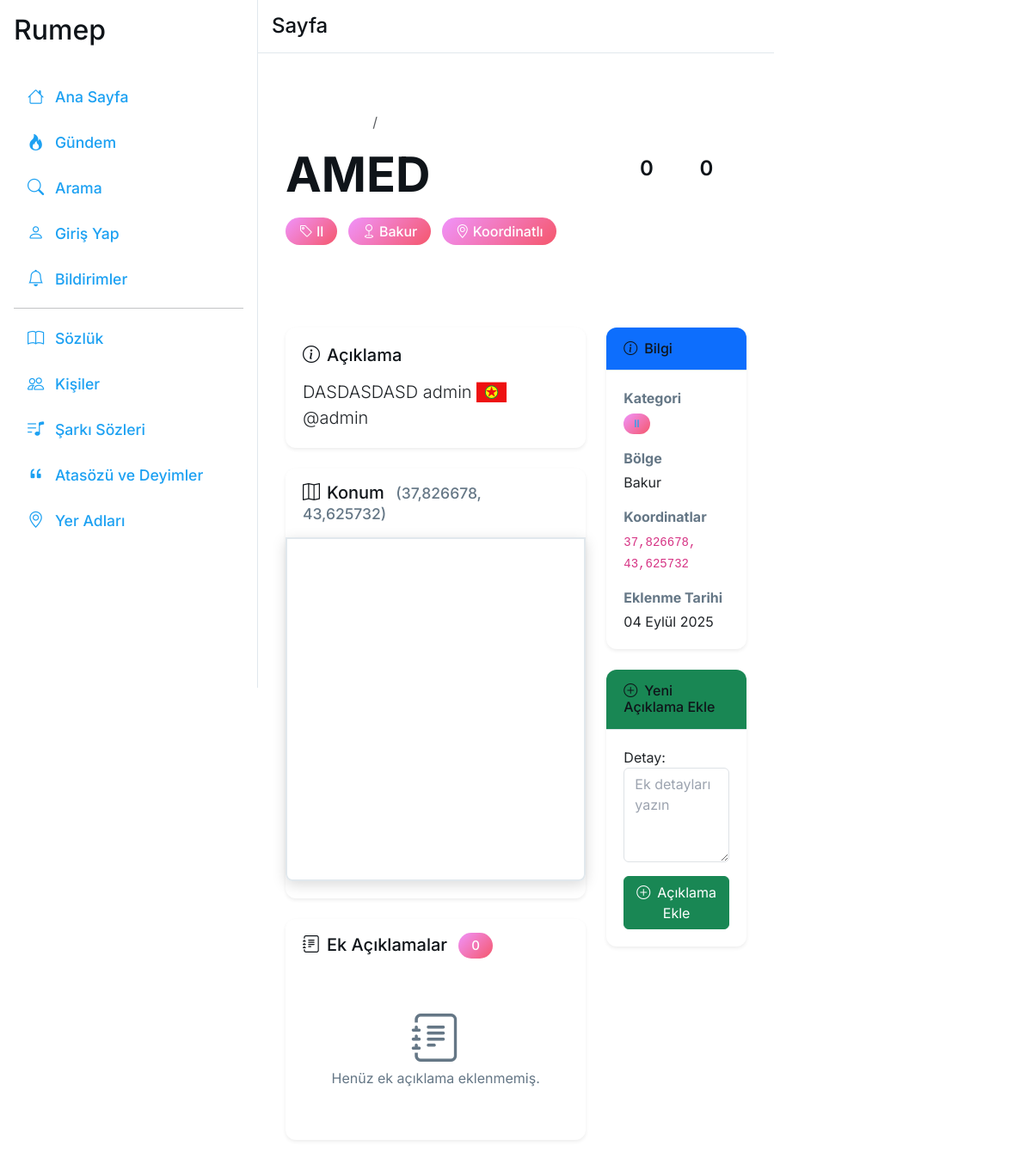
The page /yer-adi/1/ on the database its author committed.
### main/models.py (models this page shows, shortened)
class YerAdi(models.Model):
    ad = models.CharField(max_length=100, db_index=True)
    detay = models.TextField(max_length=5000, blank=True)
    kategori = models.CharField(
        max_length=20,
        choices=[
            ('il', _('İl/Şehir')),
            ('ilce', _('İlçe')),
            ('kasaba', _('Kasaba')),
            ('belde', _('Belde')),
            ('koy', _('Köy')),
        ],
        verbose_name=_('Kategori')
    )
    bolge = models.CharField(
        max_length=20,
        choices=[
            ('bakur', 'Bakur'),
            ('basur', 'Başûr'),
            ('rojava', 'Rojava'),
            ('rojhilat', 'Rojhilat'),
        ],
        verbose_name=_('Kürdistan Bölgesi')
    )
    enlem = models.FloatField(null=True, blank=True, verbose_name=_('Enlem'))
    boylam = models.FloatField(null=True, blank=True, verbose_name=_('Boylam'))
    kullanici = models.ForeignKey(settings.AUTH_USER_MODEL, on_delete=models.CASCADE)
    eklenme_tarihi = models.DateTimeField(default=timezone.now)
    guncelleme_tarihi = models.DateTimeField(auto_now=True)
    parent = models.ForeignKey('self', null=True, blank=True, on_delete=models.SET_NULL, related_name='children', verbose_name=_('İlgili Yer'))
    class Meta:
        ordering = ['ad']
        verbose_name = _('Yer Adı')
        verbose_name_plural = _('Yer Adları')

### main/views/yer_adlari_views.py (the view)
# urls.py: path('yer-adi/<int:yer_adi_id>/', yer_adlari_views.yer_adi_detay, name='yer_adi_detay'),
@csrf_protect
def yer_adi_detay(request, yer_adi_id):
    yer_adi = get_object_or_404(YerAdi, id=yer_adi_id)
    detaylar = YerAdiDetay.objects.filter(yer_adi=yer_adi).order_by('-eklenme_tarihi')
    if request.method == 'POST':
        if not request.user.is_authenticated:
            return redirect('login_page')
        form = YerAdiDetayForm(request.POST)
        if form.is_valid() and request.user != yer_adi.kullanici:
            detay = form.save(commit=False)
            detay.yer_adi = yer_adi
            detay.kullanici = request.user
            detay.detay = bleach.clean(detay.detay, tags=['p', 'b', 'i'], strip=True)
            detay.save()
            return redirect('yer_adi_detay', yer_adi_id=yer_adi.id)
    else:
        form = YerAdiDetayForm()
    context = {
        'yer_adi': yer_adi,
        'detaylar': detaylar,
        'form': form,
        'is_owner': yer_adi.kullanici == request.user,
        'google_maps_api_key': 'YOUR_GOOGLE_MAPS_API_KEY',  # Google Maps API anahtarını buraya ekle
    }
    return render(request, 'main/yer_adlari/yer_adi_detay.html', context)

### main/templates/main/yer_adlari/yer_adi_detay.html (shortened to what this page needs)
{% extends 'main/base.html' %}
{% load static %}
{% load i18n %}
{% block content %}
<div class="container-fluid px-0">
    <div class="place-hero bg-gradient-primary text-white py-5 mb-4">
        <div class="container">
            <div class="row align-items-center">
                <div class="col-lg-8">
                    <nav aria-label="breadcrumb" class="mb-3">
                        <ol class="breadcrumb text-white-50">
                            <li class="breadcrumb-item">
                                <a href="{% url 'yer_adlari_anasayfa' %}" class="text-white text-decoration-none">
                                    <i class="bi bi-geo-alt me-1"></i>{% trans "Yer Adları" %}
                                </a>
                            </li>
                            <li class="breadcrumb-item active text-white" aria-current="page">{{ yer_adi.ad }}</li>
                        </ol>
                    </nav>
                    <h1 class="display-4 fw-bold mb-3">{{ yer_adi.ad }}</h1>
                    <div class="place-badges mb-4">
                        <span class="badge bg-light text-dark fs-6 me-2">
                            <i class="bi bi-tag me-1"></i>{{ yer_adi.kategori|capfirst }}
                        </span>
                        <span class="badge bg-light text-dark fs-6 me-2">
                            <i class="bi bi-geo me-1"></i>{{ yer_adi.bolge|capfirst }}
                        </span>
                        {% if yer_adi.enlem and yer_adi.boylam %}
                            <span class="badge bg-success fs-6">
                                <i class="bi bi-geo-alt me-1"></i>{% trans "Koordinatlı" %}
                            </span>
                        {% endif %}
                    </div>
                </div>
                <div class="col-lg-4 text-center">
                    <div class="place-stats bg-white bg-opacity-10 rounded-4 p-4">
                        <div class="row text-center">
                            <div class="col-6">
                                <h3 class="h2 mb-1">{{ detaylar.count }}</h3>
                                <p class="mb-0 small">{% trans "Ek Açıklama" %}</p>
                            </div>
                            <div class="col-6">
                                <h3 class="h2 mb-1">{{ yer_adi.children.count }}</h3>
                                <p class="mb-0 small">{% trans "Alt Yerler" %}</p>
                            </div>
                        </div>
                    </div>
                </div>
            </div>
        </div>
    </div>
    <div class="container">
        <div class="row">
            <div class="col-lg-8">
                <div class="card border-0 shadow-sm mb-4">
                    <div class="card-body">
                        <h5 class="card-title mb-3">
                            <i class="bi bi-info-circle me-2"></i>{% trans "Açıklama" %}
                        </h5>
                        <p class="card-text lead">{{ yer_adi.detay|default:'Bu yer adı için henüz açıklama eklenmemiş.' }}</p>
                    </div>
                </div>
                {% if yer_adi.enlem and yer_adi.boylam %}
                    <div class="card border-0 shadow-sm mb-4">
                        <div class="card-header bg-white border-0 py-3">
                            <h5 class="mb-0">
                                <i class="bi bi-map me-2"></i>{% trans "Konum" %}
                                <small class="text-muted ms-2">({{ yer_adi.enlem }}, {{ yer_adi.boylam }})</small>
                            </h5>
                        </div>
                        <div class="card-body p-0">
                            <div id="map" style="height: 400px; border-radius: 0 0 0.5rem 0.5rem;"></div>
                        </div>
                    </div>
                {% endif %}
                <div class="card border-0 shadow-sm mb-4">
                    <div class="card-header bg-white border-0 py-3">
                        <h5 class="mb-0">
                            <i class="bi bi-journal-text me-2"></i>{% trans "Ek Açıklamalar" %}
                            <span class="badge bg-primary ms-2">{{ detaylar.count }}</span>
                        </h5>
                    </div>
                    <div class="card-body">
                        {% for detay in detaylar %}
                            <div class="detail-item border-start border-3 border-primary ps-4 mb-4">
                                <div class="d-flex justify-content-between align-items-start mb-2">
                                    <div class="detail-meta">
                                        <small class="text-muted">
                                            <i class="bi bi-person me-1"></i>{{ detay.kullanici.username }}
                                            <i class="bi bi-calendar3 ms-3 me-1"></i>{{ detay.eklenme_tarihi|date:"d.m.Y" }}
                                        </small>
                                    </div>
                                    {% if detay.kullanici == user %}
                                        <div class="detail-actions">
                                            <a href="{% url 'yer_adi_detay_duzenle' detay.id %}"
                                               class="btn btn-sm btn-outline-primary me-1">
                                                <i class="bi bi-pencil"></i>
                                            </a>
                                            <form method="post" action="{% url 'yer_adi_detay_sil' detay.id %}"
                                                  class="d-inline"
                                                  onsubmit="return confirm('Bu açıklamayı silmek istediğinizden emin misiniz?');">
                                                {% csrf_token %}
                                                <button type="submit" class="btn btn-sm btn-outline-danger">
                                                    <i class="bi bi-trash"></i>
                                                </button>
                                            </form>
                                        </div>
                                    {% endif %}
                                </div>
                                <p class="mb-0">{{ detay.detay }}</p>
                            </div>
                        {% empty %}
                            <div class="text-center py-4">
                                <i class="bi bi-journal-text display-4 text-muted mb-3"></i>
                                <p class="text-muted">{% trans "Henüz ek açıklama eklenmemiş." %}</p>
                            </div>
                        {% endfor %}
                    </div>
                </div>
            </div>
            <div class="col-lg-4">
                <div class="card border-0 shadow-sm mb-4">
                    <div class="card-header bg-primary text-white">
                        <h6 class="mb-0">
                            <i class="bi bi-info-circle me-2"></i>{% trans "Bilgi" %}
                        </h6>
                    </div>
                    <div class="card-body">
                        <div class="info-item mb-3">
                            <strong class="text-muted d-block mb-1">{% trans "Kategori" %}</strong>
                            <span class="badge bg-primary-subtle text-primary">
                                {{ yer_adi.kategori|capfirst }}
                            </span>
                        </div>
                        <div class="info-item mb-3">
                            <strong class="text-muted d-block mb-1">{% trans "Bölge" %}</strong>
                            <span>{{ yer_adi.bolge|capfirst }}</span>
                        </div>
                        {% if yer_adi.enlem and yer_adi.boylam %}
                            <div class="info-item mb-3">
                                <strong class="text-muted d-block mb-1">{% trans "Koordinatlar" %}</strong>
                                <code class="small">{{ yer_adi.enlem }}, {{ yer_adi.boylam }}</code>
                            </div>
                        {% endif %}
                        <div class="info-item">
                            <strong class="text-muted d-block mb-1">{% trans "Eklenme Tarihi" %}</strong>
                            <span>{{ yer_adi.eklenme_tarihi|date:"d F Y" }}</span>
                        </div>
                    </div>
                </div>
                {% if not is_owner %}
                    <div class="card border-0 shadow-sm">
                        <div class="card-header bg-success text-white">
                            <h6 class="mb-0">
                                <i class="bi bi-plus-circle me-2"></i>{% trans "Yeni Açıklama Ekle" %}
                            </h6>
                        </div>
                        <div class="card-body">
                            <form method="post">
                                <div class="mb-3">
                                    {{ form.as_p }}
                                </div>
                                <button type="submit" class="btn btn-success w-100">
                                    <i class="bi bi-plus-circle me-2"></i>{% trans "Açıklama Ekle" %}
                                </button>
                            </form>
                        </div>
                    </div>
                {% endif %}
            </div>
        </div>
    </div>
</div>
{% endblock %}

### rows shown on the page
YerAdi: ad "AMED", kategori "Il", bolge "Bakur", children.count "0", detay "DASDASDASD admin  @admin", enlem "37,826678", boylam "43,625732", eklenme_tarihi "04 Eylül 2025"

### other values the page prints
{{ detaylar.count }} "0"
